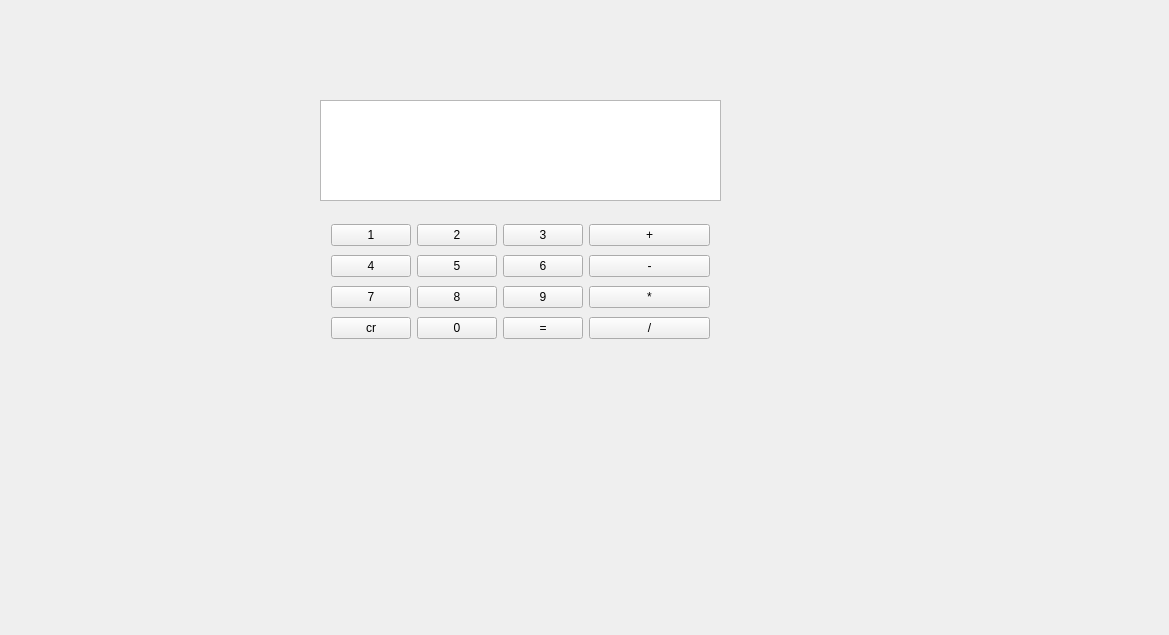
<?xml version="1.0" encoding="UTF-8"?>
<ui version="4.0">
 <class>CoolPlayer</class>
 <widget class="QWidget" name="CoolPlayer">
  <property name="geometry">
   <rect>
    <x>0</x>
    <y>0</y>
    <width>1169</width>
    <height>635</height>
   </rect>
  </property>
  <property name="windowTitle">
   <string>CoolPlayer</string>
  </property>
  <widget class="QTextEdit" name="textEdit">
   <property name="geometry">
    <rect>
     <x>320</x>
     <y>100</y>
     <width>401</width>
     <height>101</height>
    </rect>
   </property>
  </widget>
  <widget class="QWidget" name="">
   <property name="geometry">
    <rect>
     <x>320</x>
     <y>210</y>
     <width>401</width>
     <height>145</height>
    </rect>
   </property>
   <layout class="QHBoxLayout" name="horizontalLayout_5">
    <item>
     <layout class="QVBoxLayout" name="verticalLayout">
      <item>
       <layout class="QHBoxLayout" name="horizontalLayout">
        <item>
         <widget class="QPushButton" name="Cal_1">
          <property name="text">
           <string>1</string>
          </property>
         </widget>
        </item>
        <item>
         <widget class="QPushButton" name="Cal_2">
          <property name="text">
           <string>2</string>
          </property>
         </widget>
        </item>
        <item>
         <widget class="QPushButton" name="Cal_3">
          <property name="text">
           <string>3</string>
          </property>
         </widget>
        </item>
       </layout>
      </item>
      <item>
       <layout class="QHBoxLayout" name="horizontalLayout_2">
        <item>
         <widget class="QPushButton" name="Cal_4">
          <property name="text">
           <string>4</string>
          </property>
         </widget>
        </item>
        <item>
         <widget class="QPushButton" name="Cal_5">
          <property name="text">
           <string>5</string>
          </property>
         </widget>
        </item>
        <item>
         <widget class="QPushButton" name="Cal_6">
          <property name="text">
           <string>6</string>
          </property>
         </widget>
        </item>
       </layout>
      </item>
      <item>
       <layout class="QHBoxLayout" name="horizontalLayout_3">
        <item>
         <widget class="QPushButton" name="Cal_7">
          <property name="text">
           <string>7</string>
          </property>
         </widget>
        </item>
        <item>
         <widget class="QPushButton" name="Cal_8">
          <property name="text">
           <string>8</string>
          </property>
         </widget>
        </item>
        <item>
         <widget class="QPushButton" name="Cal_9">
          <property name="text">
           <string>9</string>
          </property>
         </widget>
        </item>
       </layout>
      </item>
      <item>
       <layout class="QHBoxLayout" name="horizontalLayout_4">
        <item>
         <widget class="QPushButton" name="Cal_clear">
          <property name="text">
           <string>cr</string>
          </property>
         </widget>
        </item>
        <item>
         <widget class="QPushButton" name="Cal_0">
          <property name="text">
           <string>0</string>
          </property>
         </widget>
        </item>
        <item>
         <widget class="QPushButton" name="Cal_calculate">
          <property name="text">
           <string>=</string>
          </property>
         </widget>
        </item>
       </layout>
      </item>
     </layout>
    </item>
    <item>
     <layout class="QVBoxLayout" name="verticalLayout_4">
      <item>
       <widget class="QPushButton" name="Cal_add">
        <property name="text">
         <string>+</string>
        </property>
       </widget>
      </item>
      <item>
       <widget class="QPushButton" name="Cal_minus">
        <property name="text">
         <string>-</string>
        </property>
       </widget>
      </item>
      <item>
       <widget class="QPushButton" name="Cal_times">
        <property name="text">
         <string>*</string>
        </property>
       </widget>
      </item>
      <item>
       <widget class="QPushButton" name="Cal_divide">
        <property name="text">
         <string>/</string>
        </property>
       </widget>
      </item>
     </layout>
    </item>
   </layout>
  </widget>
 </widget>
 <layoutdefault spacing="6" margin="11"/>
 <resources/>
 <connections/>
</ui>
